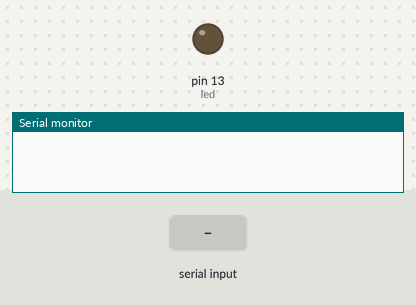
This sketch was run on a simulated Arduino Uno, built with avr-gcc and run on an emulated ATmega328P. On the bench: output pins drawn as LEDs (lit = HIGH), the last lines printed to the serial monitor. The test bench sets the inputs (shaded band).

Above: at 1.2 s.
1.3 s: "o" received over the second serial link
At 1.9 s:
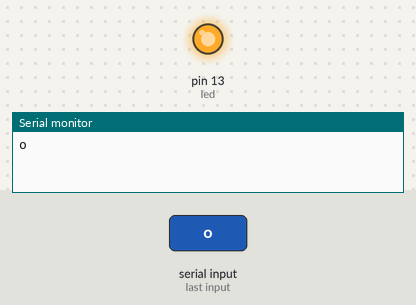
4.3 s: "x" received over Serial
At 5.5 s:
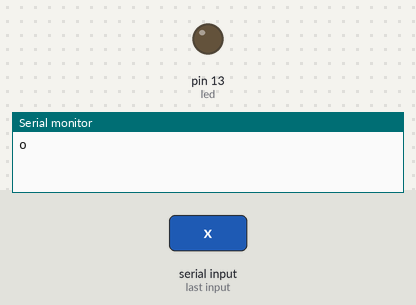
5.8 s: "o" received over Serial
At 6.7 s:
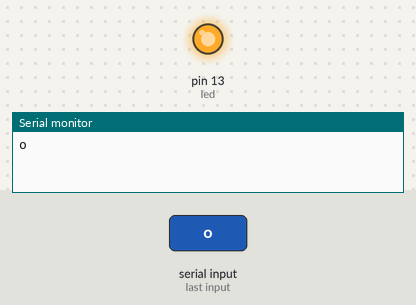
7.3 s: "x" received over the second serial link
At 7.7 s:
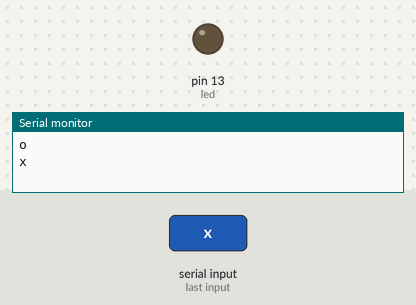
Timing chart, 0 to 9.8 s (numbered marks = the images above; inputs shaded):
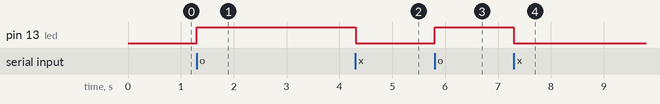

The sketch:

bluetooth_led_controll.ino
```cpp
//define
#include <SoftwareSerial.h>
SoftwareSerial BT(8,9);// 接收腳, 傳送腳
int led=13;
char cmd;

//setup
void setup()
{
	Serial.begin(9600);
	BT.begin(9600);
	pinMode(led, OUTPUT);
}

//loop
void loop()
{
	//若收到「序列埠監控視窗」的資料,則送到藍牙模組
	if(Serial.available()>0){
		cmd=Serial.read();
		BT.println(cmd);
		switch(cmd){
			case 'o':
			case'O':
				digitalWrite(led, HIGH);
				break;
			case'x':
			case 'X':
				digitalWrite(led, LOW);
				break;
		}
	}
	// 若收到藍牙模組的資料,則送到「序列埠監控視窗」
	if(BT.available()>0){
		cmd=BT.read();
		Serial.println(cmd);
		switch(cmd){
			case 'o':
			case'O':
				digitalWrite(led, HIGH);
				break;
			case'x':
			case 'X':
				digitalWrite(led, LOW);
				break;
		}
	}
}
```

Measured:
- after the input at 1.3 s, pin 13 (led): LOW → HIGH at once
- after the input at 4.3 s, pin 13 (led): HIGH → LOW at once
- after the input at 5.8 s, pin 13 (led): LOW → HIGH at once
- after the input at 7.3 s, pin 13 (led): HIGH → LOW at once
